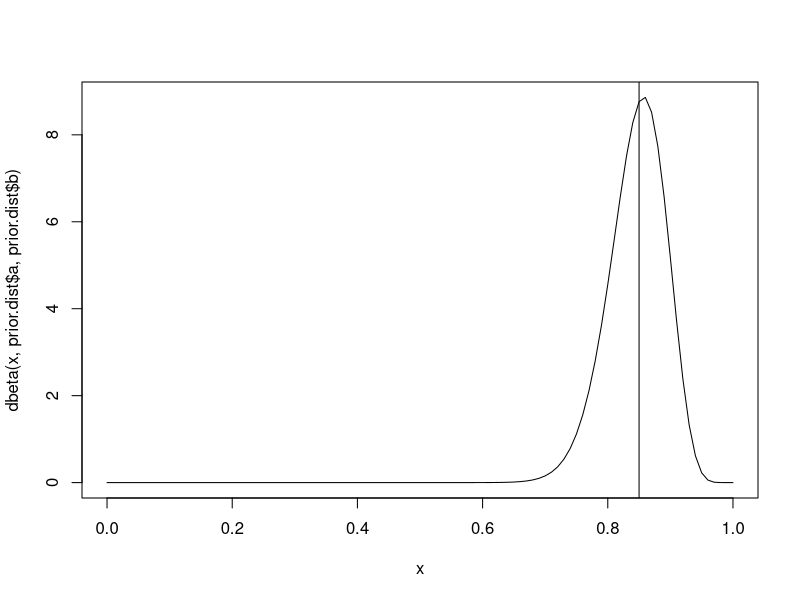
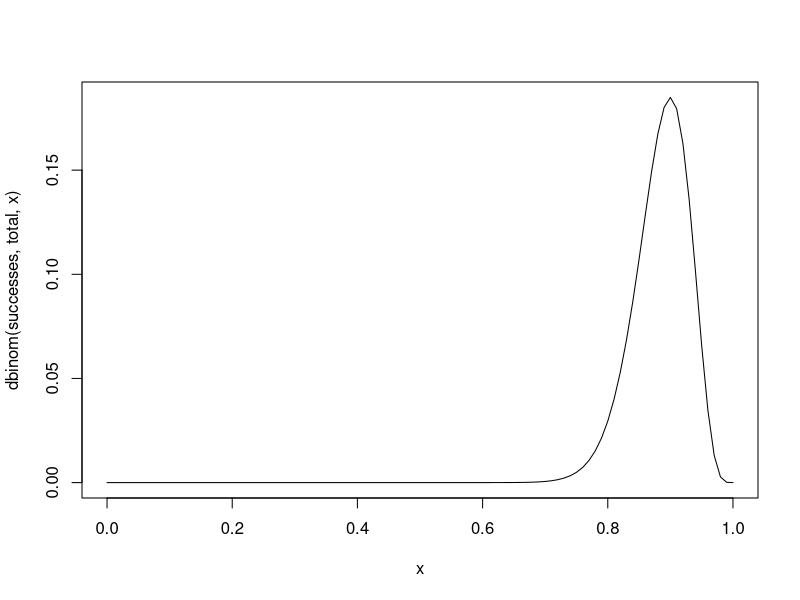
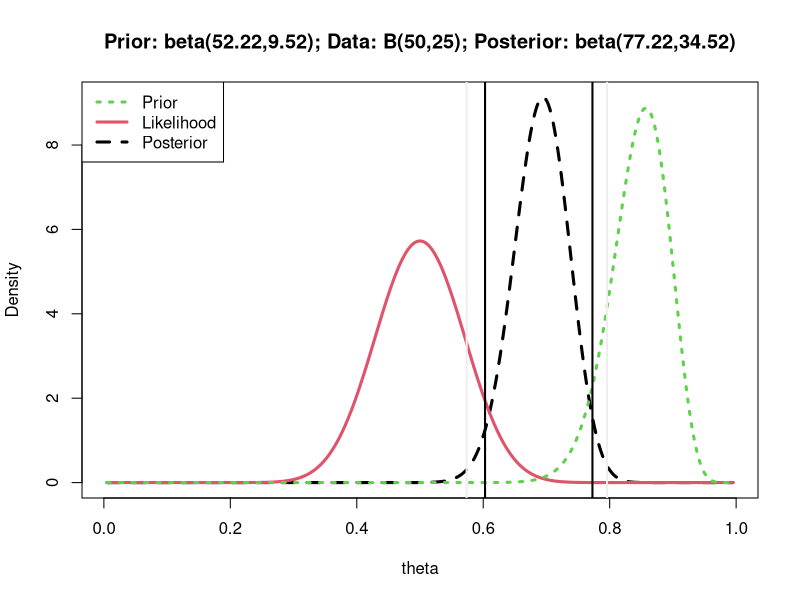

The R source for these figures, in order:
# Description : The Beta Prior Distribution
# Website : http://statistical-research.com/the-beta-prior-likelihood-and-posterior/

doInstall <- TRUE # Change to FALSE if you don't want packages installed.
toInstall <- c("LearnBayes")
if(doInstall){install.packages(toInstall, repos = "http://cran.r-project.org")}
lapply(toInstall, library, character.only = TRUE)

library(LearnBayes)
Q = data.frame(
  quantile=c(
    median=0.5,
    maximum=0.99999,
    minimum=0.00001),
  prior=c(
    median=0.85,
    maximum=0.95,
    minimum=0.60)
)

optimalBeta = function(Q) {
  q1q = Q$quantile[1]
  q1p = Q$prior[1]
  q2q = Q$quantile[2]
  q2p = Q$prior[2]
  q3q = Q$quantile[3]
  q3p = Q$prior[3]
  
  # find the beta prior using quantile1 and quantile2
  q.med = list(p=q1q, x=q1p)
  q.max = list(p=q2q, x=q2p)
  q.min = list(p=q3q, x=q3p)
  
  # prior parameters using median and max, and median and min
  prior.A = beta.select(q.med,q.max)
  prior.B = beta.select(q.med,q.min)
  
  prior.Aa = prior.A[1]
  prior.Ab = prior.A[2]
  
  prior.Ba = prior.B[1]
  prior.Bb = prior.B[2]
  
  ## find the best possible beta prior
  ## Set a start and stop point range to find the best parameters
  if (prior.Aa < prior.Ba) {
    start.a = prior.Aa
    stop.a = prior.Ba
  } else {
    start.a = prior.Ba
    stop.a = prior.Aa
  }
  
  if (prior.Ab < prior.Bb) {
    start.b = prior.Ab
    stop.b = prior.Bb
  } else {
    start.b = prior.Bb
    stop.b = prior.Ab
  }
  seq.a = seq(from=start.a, to=stop.a, length.out=1000)
  seq.b = seq(from=start.b, to=stop.b, length.out=1000)
  
  seq.grid = expand.grid(seq.a, seq.b)
  
  prior.C.q1 = qbeta(q1q, seq.grid[,1], seq.grid[,2])
  prior.C.q2 = qbeta(q2q, seq.grid[,1], seq.grid[,2])
  prior.C.q3 = qbeta(q3q, seq.grid[,1], seq.grid[,2])
  
  ## Different distance measurements, manhattan, euclidean, or otherwise.
  ## It would be interesting to run a simulation to measure a variety of distance measurements.
  prior.C.delta = abs(prior.C.q1 - q1p) + abs(prior.C.q2 - q2p) + abs(prior.C.q3 - q3p)
  ## prior.C.delta = sqrt( (prior.C.q1 - q1p)^2 + (prior.C.q2 - q2p)^2 + (prior.C.q3 - q3p)^2 )
  
  optimize.seq = cbind(seq.grid, prior.C.q1, prior.C.q2, prior.C.q3, prior.C.delta)
  
  ## Minimize the delta, if the min-delta is not unique then choose the first occurence
  best.a = optimize.seq[,1][ optimize.seq[,6]==min(optimize.seq[,6])][1]
  best.b = optimize.seq[,2][ optimize.seq[,6]==min(optimize.seq[,6])][1]
  
  return(list(a=best.a,b=best.b))
}

prior.dist = optimalBeta(Q)

##########################################################
## Take a look at only the prior
##########################################################
curve(dbeta(x,prior.dist$a,prior.dist$b)) # plot the prior
abline(v=Q$prior[1])

##########################################################
## Take a look at only the likelihood with given successes
##########################################################
calcLikelihood = function(successes, total){
  curve(dbinom(successes,total,x)) # plot the likelihood
}

calcLikelihood(45, 50) ## e.g. 45/50 sucesses
## calculate some properties of the Beta distribution
calcBetaMode = function(aa, bb) {
  beta.mode = (aa - 1)/(aa + bb - 2)
  return(beta.mode)
}
calcBetaMean = function(aa, bb) {
  beta.mean = (aa)/(aa + bb)
  return(beta.mean)
}
calcBetaVar = function(aa, bb) {
  beta.var = (aa * bb)/(((aa + bb)^2) * (aa + bb + 1))
  return(beta.var)
}
calcBetaMedian = function(aa, bb) {
  beta.med = (aa-1/3)/(aa+bb-2/3)
  return(beta.med)
}
calcBetaSkew = function(aa, bb) {
  beta.skew = ( 2*(bb-aa)*sqrt(aa+bb+1) ) /( (aa+bb+2)/sqrt(aa+bb) )
  return(beta.skew)
}

##########################################################
## Take a look at the prior, likelihood, and posterior
##########################################################
priorToPosterior = function(successes, total, a, b) {
  ## Note the rule of succession
  likelihood.a = successes + 1
  likelihood.b = total - successes + 1
  
  ## Create posterior
  posterior.a = a + successes;
  posterior.b = b + total - successes
  theta = seq(0.005, 0.995, length = 500)
  
  ## Calc density
  prior = dbeta(theta, a, b)
  likelihood = dbeta(theta, likelihood.a, likelihood.b)
  posterior = dbeta(theta, posterior.a, posterior.b)
  
  ## Plot prior, likelihood, and posterior
  
  ## Can be used to scale down the graph if desired.
  ## However, the density is different for each prior, likelihood, posterior
  m.orig = apply( cbind(prior, likelihood, posterior), 2, max)
  m = max(c(prior, likelihood, posterior))
  
  plot(theta, posterior, type = "l", ylab = "Density", lty = 2, lwd = 3,
       main = paste("Prior: beta(", round(a,2), ",", round(b,2), "); Data: B(", total, ",", successes, "); ",
                    "Posterior: beta(", round(posterior.a,2), ",", round(posterior.b,2), ")", sep=""), ylim = c(0, m), col = 1)
  lines(theta, likelihood, lty = 1, lwd = 3, col = 2)
  lines(theta, prior, lty = 3, lwd = 3, col = 3)
  legend("topleft",y=m, c("Prior", "Likelihood", "Posterior"), lty = c(3, 1, 2),
         lwd = c(3, 3, 3), col = c(3, 2, 1))
  
  prior.mode = calcBetaMode(a, b)
  likelihood.mode = calcBetaMode(likelihood.a, likelihood.b)
  posterior.mode = calcBetaMode(posterior.a, posterior.b)
  prior.mean = calcBetaMean(a, b)
  likelihood.mean = calcBetaMean(likelihood.a, likelihood.b)
  posterior.mean = calcBetaMean(posterior.a, posterior.b)
  prior.med = calcBetaMedian(a, b)
  likelihood.med = calcBetaMedian(likelihood.a, likelihood.b)
  posterior.med = calcBetaMedian(posterior.a, posterior.b)
  prior.var = calcBetaVar(a, b)
  likelihood.var = calcBetaVar(likelihood.a, likelihood.b)
  posterior.var = calcBetaVar(posterior.a, posterior.b)
  prior.skew = calcBetaSkew(a, b)
  likelihood.skew = calcBetaSkew(likelihood.a, likelihood.b)
  posterior.skew = calcBetaSkew(posterior.a, posterior.b)
  
  print(paste("Mode: prior=",prior.mode,"; Likelihood=",likelihood.mode,"; Posterior=",posterior.mode))
  print(paste("Mean: prior=",prior.mean,"; Likelihood=",likelihood.mean,"; Posterior=",posterior.mean))
  print(paste("~Approx Median (for a and b > 1): prior=",prior.med,"; Likelihood=",likelihood.med,", for Posterior=",posterior.med))
  print(paste("Var: prior=",prior.var,"; Likelihood=", likelihood.var,"; Posterior=",posterior.var))
  print(paste("Skewness: prior=",prior.skew,"; Likelihood=",likelihood.skew,"; Posterior=",posterior.skew))
  return(list(a=posterior.a,b=posterior.b))
}

posterior.out = priorToPosterior(25,50, prior.dist$a, prior.dist$b) # 25/50 is current data
beta.sim = rbeta(1000000,posterior.out$a, posterior.out$b)
abline(v=quantile(beta.sim, prob=c(.05/2, 1-.05/2)), col='#000000', lwd=2)
abline(v=quantile(beta.sim, prob=c(.01/2, 1-.01/2)), col='#EEEEEE', lwd=2)
